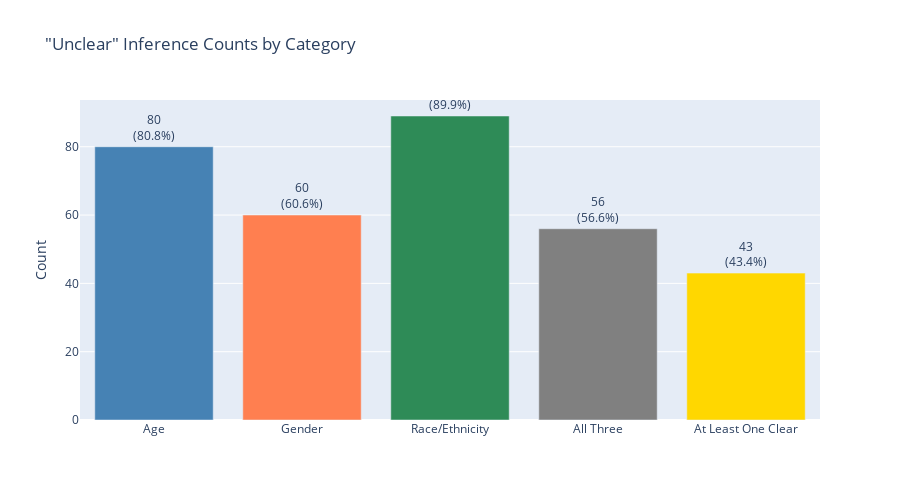

The cell this chart's notebook holds for it:
### Code cell
# Plot unclear rates
categories = ['Age', 'Gender', 'Race/Ethnicity', 'All Three', 'At Least One Clear']
unclear_counts = [
	age_unclear,
	gender_unclear,
	race_unclear,
	all_unclear,
	at_least_one_clear
]
colors = ['steelblue', 'coral', 'seagreen', 'gray', 'gold']

# Create text labels with counts and percentages
text_labels = [f'{int(count)}<br>({count/len(df)*100:.1f}%)' for count in unclear_counts]

fig = go.Figure(data=[
	go.Bar(
		x=categories,
		y=unclear_counts,
		text=text_labels,
		textposition='outside',
		marker_color=colors
	)
])

fig.update_layout(
	title='"Unclear" Inference Counts by Category',
	xaxis_title='',
	yaxis_title='Count',
	height=500
)

fig.show()

### Figure 1 — Plotly figure (JSON) as saved in the notebook; plotly's stock layout.template omitted (floating-point values rounded to 4 significant figures)
{"data": [{"marker": {"color": ["steelblue", "coral", "seagreen", "gray", "gold"]}, "text": ["80<br>(80.8%)", "60<br>(60.6%)", "89<br>(89.9%)", "56<br>(56.6%)", "43<br>(43.4%)"], "textposition": "outside", "type": "bar", "x": ["Age", "Gender", "Race/Ethnicity", "All Three", "At Least One Clear"], "y": [80, 60, 89, 56, 43]}], "layout": {"height": 500, "title": {"text": "\"Unclear\" Inference Counts by Category"}, "xaxis": {"title": {"text": ""}}, "yaxis": {"title": {"text": "Count"}}}}
